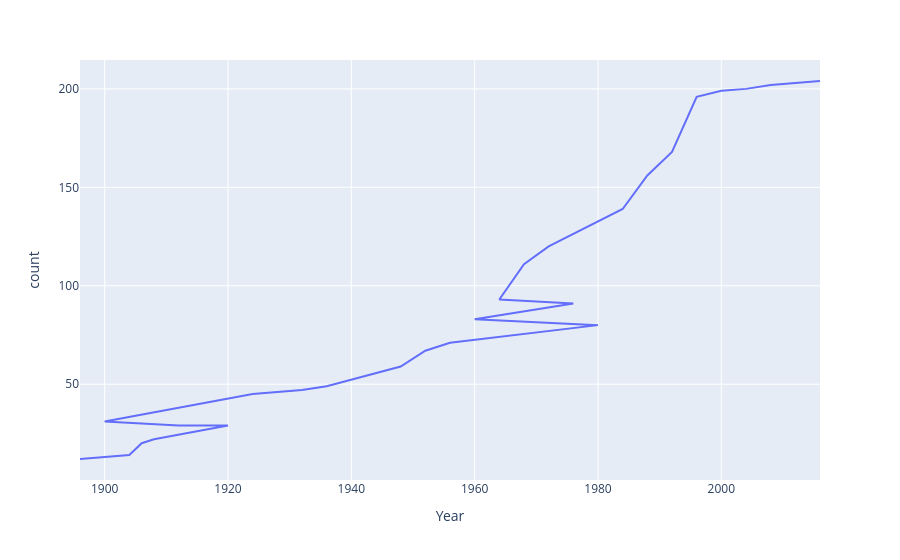

Notebook code cell kept with this figure:
### Code cell
fig = px.line(nations_over_time, x="Year", y="count")
fig.show()

### Figure 1 — Plotly figure (JSON) as saved in the notebook; plotly's stock layout.template omitted (floating-point values rounded to 4 significant figures)
{"data": [{"hovertemplate": "Year=%{x}<br>count=%{y}<extra></extra>", "legendgroup": "", "line": {"color": "#636efa", "dash": "solid"}, "marker": {"symbol": "circle"}, "mode": "lines", "name": "", "orientation": "v", "showlegend": false, "type": "scatter", "x": [2016, 2012, 2008, 2004, 2000, 1996, 1992, 1988, 1984, 1972, 1968, 1964, 1976, 1960, 1980, 1956, 1952, 1948, 1936, 1932, 1928, 1924, 1900, 1912, 1920, 1908, 1906, 1904, 1896], "xaxis": "x", "y": [204, 203, 202, 200, 199, 196, 168, 156, 139, 120, 111, 93, 91, 83, 80, 71, 67, 59, 49, 47, 46, 45, 31, 29, 29, 22, 20, 14, 12], "yaxis": "y"}], "layout": {"legend": {"tracegroupgap": 0}, "margin": {"t": 60}, "xaxis": {"anchor": "y", "domain": [0, 1], "title": {"text": "Year"}}, "yaxis": {"anchor": "x", "domain": [0, 1], "title": {"text": "count"}}}}
